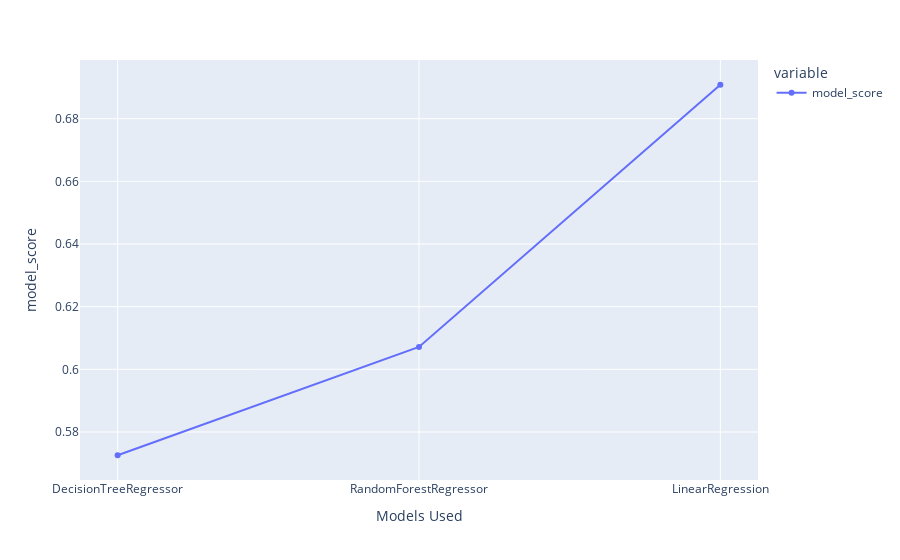

Notebook source saved alongside this figure:
### Code cell
fig = px.line(model_performances['model_score'].sort_values(), labels= {"index" :  "Models Used", "value" : "model_score"}, markers=True)
fig.show()

### Figure 1 — Plotly figure (JSON) as saved in the notebook; plotly's stock layout.template omitted (floating-point values rounded to 4 significant figures)
{"data": [{"hovertemplate": "variable=model_score<br>Models Used=%{x}<br>model_score=%{y}<extra></extra>", "legendgroup": "model_score", "line": {"color": "#636efa", "dash": "solid"}, "marker": {"symbol": "circle"}, "mode": "markers+lines", "name": "model_score", "orientation": "v", "showlegend": true, "type": "scatter", "x": ["DecisionTreeRegressor", "RandomForestRegressor", "LinearRegression"], "xaxis": "x", "y": [0.5726, 0.6072, 0.6908], "yaxis": "y"}], "layout": {"legend": {"title": {"text": "variable"}, "tracegroupgap": 0}, "margin": {"t": 60}, "xaxis": {"anchor": "y", "domain": [0, 1], "title": {"text": "Models Used"}}, "yaxis": {"anchor": "x", "domain": [0, 1], "title": {"text": "model_score"}}}}
